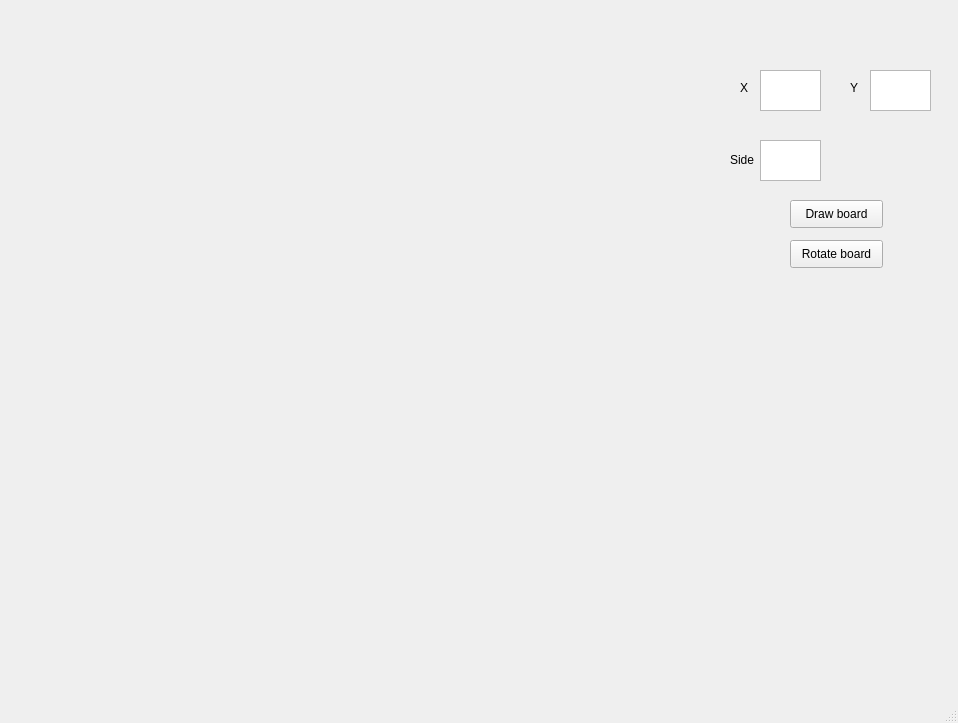
<?xml version="1.0" encoding="UTF-8"?>
<ui version="4.0">
 <class>MainWindow</class>
 <widget class="QMainWindow" name="MainWindow">
  <property name="geometry">
   <rect>
    <x>0</x>
    <y>0</y>
    <width>958</width>
    <height>723</height>
   </rect>
  </property>
  <property name="windowTitle">
   <string>MainWindow</string>
  </property>
  <widget class="QWidget" name="centralwidget">
   <widget class="QLabel" name="label">
    <property name="geometry">
     <rect>
      <x>0</x>
      <y>0</y>
      <width>650</width>
      <height>661</height>
     </rect>
    </property>
    <property name="text">
     <string/>
    </property>
   </widget>
   <widget class="QTextEdit" name="textEdit">
    <property name="geometry">
     <rect>
      <x>760</x>
      <y>70</y>
      <width>61</width>
      <height>41</height>
     </rect>
    </property>
   </widget>
   <widget class="QLabel" name="label_2">
    <property name="geometry">
     <rect>
      <x>740</x>
      <y>80</y>
      <width>16</width>
      <height>16</height>
     </rect>
    </property>
    <property name="text">
     <string>X</string>
    </property>
   </widget>
   <widget class="QTextEdit" name="textEdit_2">
    <property name="geometry">
     <rect>
      <x>870</x>
      <y>70</y>
      <width>61</width>
      <height>41</height>
     </rect>
    </property>
   </widget>
   <widget class="QLabel" name="label_3">
    <property name="geometry">
     <rect>
      <x>850</x>
      <y>80</y>
      <width>16</width>
      <height>16</height>
     </rect>
    </property>
    <property name="text">
     <string>Y</string>
    </property>
   </widget>
   <widget class="QTextEdit" name="textEdit_3">
    <property name="geometry">
     <rect>
      <x>760</x>
      <y>140</y>
      <width>61</width>
      <height>41</height>
     </rect>
    </property>
   </widget>
   <widget class="QLabel" name="label_4">
    <property name="geometry">
     <rect>
      <x>730</x>
      <y>150</y>
      <width>31</width>
      <height>20</height>
     </rect>
    </property>
    <property name="text">
     <string>Side</string>
    </property>
   </widget>
   <widget class="QPushButton" name="pushButton">
    <property name="geometry">
     <rect>
      <x>790</x>
      <y>200</y>
      <width>93</width>
      <height>28</height>
     </rect>
    </property>
    <property name="text">
     <string>Draw board</string>
    </property>
   </widget>
   <widget class="QPushButton" name="pushButton_2">
    <property name="geometry">
     <rect>
      <x>790</x>
      <y>240</y>
      <width>93</width>
      <height>28</height>
     </rect>
    </property>
    <property name="text">
     <string>Rotate board</string>
    </property>
   </widget>
  </widget>
  <widget class="QMenuBar" name="menubar">
   <property name="geometry">
    <rect>
     <x>0</x>
     <y>0</y>
     <width>958</width>
     <height>26</height>
    </rect>
   </property>
  </widget>
  <widget class="QStatusBar" name="statusbar"/>
 </widget>
 <resources/>
 <connections/>
</ui>
